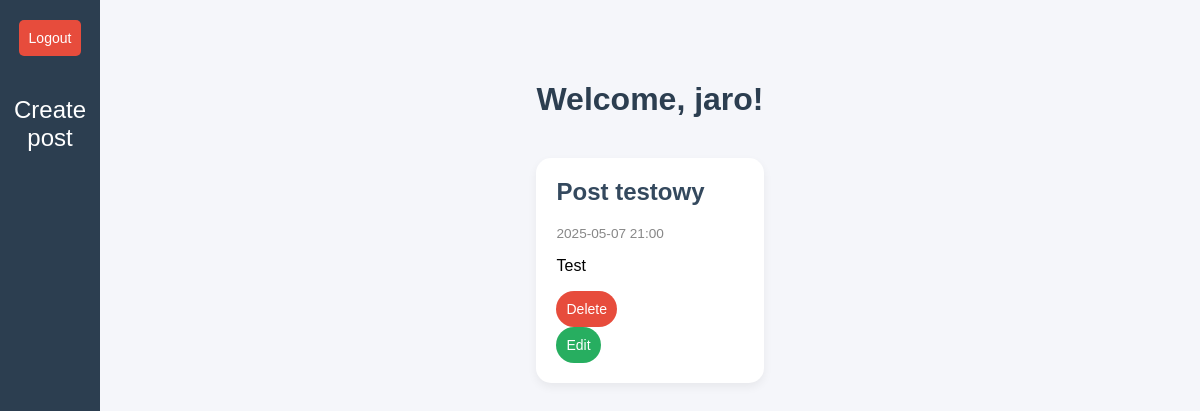
Before: /home/ (signed in) with the older database file.
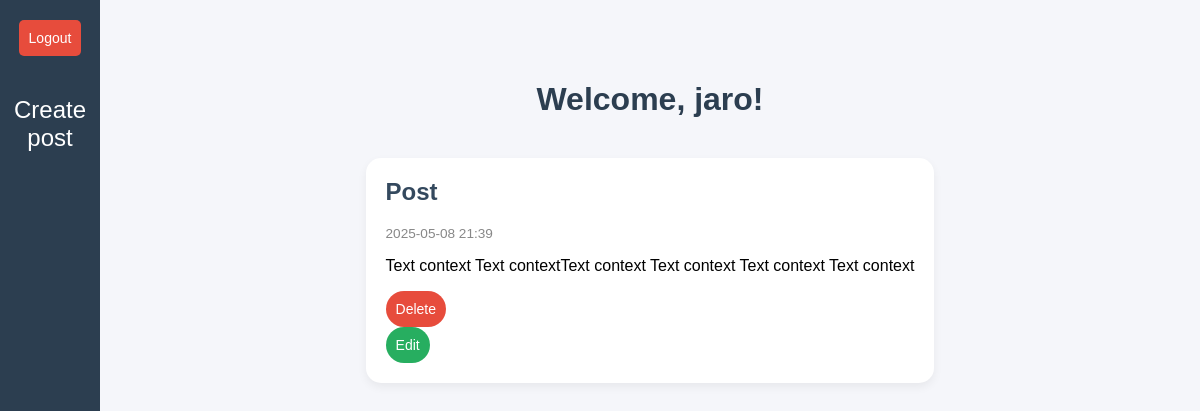
After: the same page with the newer database file.
### post/models.py (models this page shows, shortened)
class Post(models.Model):
    user = models.ForeignKey(User, on_delete=models.CASCADE)
    title = models.CharField(max_length= 250)
    content = models.TextField()
    date_posted = models.DateTimeField(auto_now_add=True)

### user/views.py (the view)
# urls.py: 2. Add a URL to urlpatterns:  path('', views.home, name='home')
@login_required
def home(request):
    username = request.user.username
    posts = Post.objects.filter(user=request.user).order_by('-date_posted')
    return render(request,'home.html',{'username':username,'posts':posts})

### templates/home.html (shortened to what this page needs)
{% extends "base.html" %}
{% load static %}
{% block head %}
  <link rel="stylesheet" href="{% static 'home.css' %}">
{% endblock %}
{% block content %}
  <div class="home-container">
    <h1>Welcome, {{ username }}!</h1>
    {% if posts %}
      <div class="posts-container">
        {% for post in posts %}
          <div class="post-card">
            <h2>{{ post.title }}</h2>
            <p class="post-date">{{ post.date_posted|date:"Y-m-d H:i" }}</p>
            <p>{{ post.content}}</p>
            <form  method = "POST"  action="{% url 'deletePost' post.id%}">
                <button class = "delete-button" >Delete </button>
            </form>
            <button class = "edit-button" >Edit </button>
          </div>
        {% endfor %}
      </div>
    {% else %}
      <p>You haven't written any posts yet.</p>
    {% endif %}
  </div>
{% endblock %}

### templates/base.html (shortened to what this page needs)
{% load static %}
<!DOCTYPE html>
<html>
<head>
    <link rel = "stylesheet" href="{% static 'base.css' %}">
</head>
{% block head %} {% endblock %}
<body>
    <div class="sidebar">
        <form method="POST" action="{% url 'logout' %}" style="display:inline;" >
            <button type="submit">Logout</button>
        </form>
        <a href="{% url 'createPost' %}">
            <button class="big-white-label">Create post</button>
        </a>
    </div>
    {% block content %}
    {% endblock %}
</body>
</html>

### static/base.css (style rules this page uses)
body { margin: 0; font-family: Arial, sans-serif; display: flex; min-height: 100vh; }
.sidebar { width: 100px; background-color: #2c3e50; display: flex; font-size: 20px; flex-direction: column; align-items: center; padding-top: 20px; }
.sidebar a { color: white; text-decoration: none; margin: 20px 0; font-size: 20px; transition: color 0.3s; text-align: center; width: 100%; }
.sidebar form button { background-color: #e74c3c; color: white; border: none; padding: 10px; width: 100%; border-radius: 5px; cursor: pointer; font-size: 14px; transition: background-color 0.3s; }
.sidebar .big-white-label { background: none; border: none; color: white; font-size: 24px; cursor: pointer; text-align: center; padding: 20px 0; width: 100%; transition: color 0.3s; }

### static/home.css (style rules this page uses)
body { background-color: #f5f6fa; font-family: Arial, sans-serif; margin: 0; padding: 0; }
.home-container { max-width: 800px; margin: 40px auto; padding: 20px; }
.home-container h1 { text-align: center; color: #2c3e50; margin-bottom: 40px; }
.posts-container { display: flex; flex-direction: column; gap: 20px; }
.post-card { background-color: white; border-radius: 15px; padding: 20px; box-shadow: 0 4px 10px rgba(0, 0, 0, 0.06); transition: transform 0.2s; }
.post-card h2 { margin-top: 0; color: #34495e; }
.post-date { font-size: 0.85em; color: #888; margin-bottom: 10px; }
.delete-button { background-color: #e74c3c; color: white; border: none; padding: 10px; border-radius: 20px; cursor: pointer; font-size: 14px; transition: background-color 0.3s; }
.edit-button { background-color:#27ae60; color: white; border: none; padding: 10px; border-radius: 20px; cursor: pointer; font-size: 14px; transition: background-color 0.3s; }

Changed rows visible on the page:
removed Post: title "Post testowy", date_posted "2025-05-07 21:00", content "Test"
added Post: title "Post", date_posted "2025-05-08 21:39", content "Text context Text contextText context Text context Text context Text context"
